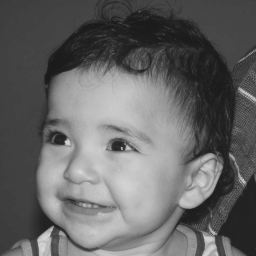
#> input picture PDI/Filtros/imagens/biel.png, 256 x 256 px
$ python 'CCF394 Filtros Cartonizantes.py'   (older library calls are emulated)
#> lines starting #> are read from the running program, lines starting #| are printed output that depends on the picture; after the words box and inside, x2 and y2 are one past the last pixel; in counts of white or black regions, pixels touching at a corner belong together
import cv2
import numpy as np

# Carrega a imagem
img = cv2.imread('imagens/biel.png')
#> img is the input picture: shape (256, 256, 3); min 26, max 219, mean 100.9
img_rgb = cv2.cvtColor(img, cv2.COLOR_BGR2RGB)

# Suaviza com filtro gaussiano (passa-baixa)
blurred = cv2.GaussianBlur(img_rgb, (9, 9), 0)

# Converte para escala de cinza para detecção de bordas
gray = cv2.cvtColor(blurred, cv2.COLOR_RGB2GRAY)

# Detecta bordas com filtro Laplaciano (passa-alta)
edges = cv2.Laplacian(gray, cv2.CV_8U, ksize=5)
_, mask = cv2.threshold(edges, 100, 255, cv2.THRESH_BINARY_INV)
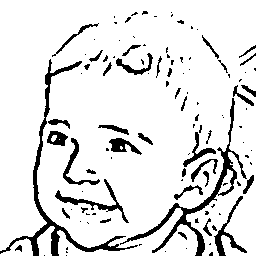
#> mask: shape (256, 256); 88.6% white; 112 black regions (72 under 20 px), largest, box (x1, y1, x2, y2) and area: (0, 59, 138, 256) 1728, (120, 98, 247, 256) 1520, (55, 179, 129, 223) 458

# Aplica a máscara nas regiões suavizadas
cartoon = cv2.bitwise_and(blurred, blurred, mask=mask)

# Exibe o resultado
cv2.imshow('Cartoon Gaussiano + Laplaciano', cv2.cvtColor(cartoon, cv2.COLOR_RGB2BGR))
cv2.waitKey(0)
cv2.destroyAllWindows()


# Suavização com filtro bilateral (preserva bordas)
smooth = cv2.bilateralFilter(img_rgb, d=9, sigmaColor=75, sigmaSpace=75)

# Bordas com Canny
edges = cv2.Canny(smooth, 100, 150)
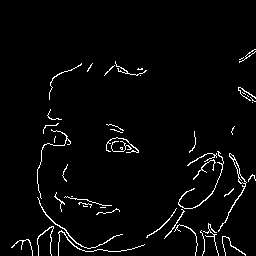
#> edges: shape (256, 256); 3% white in thin lines or dots, all inside (x1, y1, x2, y2) = (11, 49, 256, 256)
edges_inv = cv2.bitwise_not(edges)

# Combina imagem suavizada com bordas
cartoon = cv2.bitwise_and(smooth, smooth, mask=edges_inv)

cv2.imshow('Cartoon Bilateral + Canny', cv2.cvtColor(cartoon, cv2.COLOR_RGB2BGR))
cv2.waitKey(0)
cv2.destroyAllWindows()


from scipy.ndimage import generic_filter

def harmonic_mean_filter(img_gray, size=5):
    return generic_filter(img_gray.astype(np.float32), harmonic, size=(size, size)).astype(np.uint8)


def harmonic(p):
    eps = 1e-8
    return len(p) / np.sum(1.0 / (p + eps))

# Escala de cinza
gray = cv2.cvtColor(img_rgb, cv2.COLOR_RGB2GRAY)

# Suavização com média harmônica
harmonic = harmonic_mean_filter(gray, size=5)
harmonic_color = cv2.cvtColor(harmonic, cv2.COLOR_GRAY2RGB)

# Detecção de bordas com Sobel
sobelx = cv2.Sobel(harmonic, cv2.CV_8U, 1, 0, ksize=5)
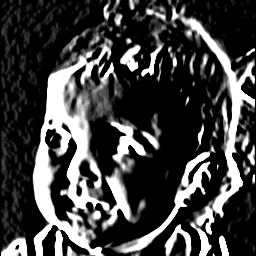
#> sobelx: shape (256, 256); min 0, max 255, mean 65.1
sobely = cv2.Sobel(harmonic, cv2.CV_8U, 0, 1, ksize=5)
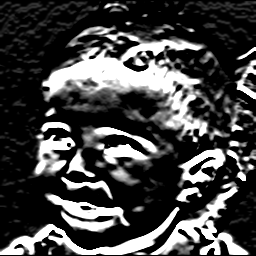
#> sobely: shape (256, 256); min 0, max 255, mean 68.9
sobel = cv2.bitwise_or(sobelx, sobely)
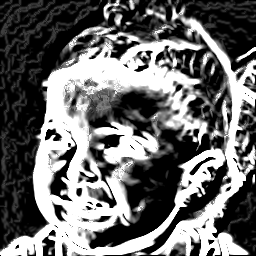
#> sobel: shape (256, 256); min 0, max 255, mean 108.2
_, mask = cv2.threshold(sobel, 80, 255, cv2.THRESH_BINARY_INV)
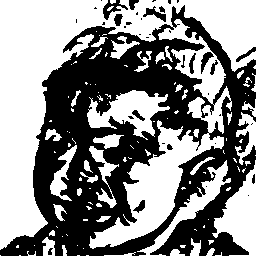
#> mask: shape (256, 256); 53.9% white; 39 black regions (23 under 20 px), largest, box (x1, y1, x2, y2) and area: (0, 5, 256, 256) 29108, (103, 0, 128, 20) 187, (143, 6, 166, 22) 138

# Combina
cartoon = cv2.bitwise_and(harmonic_color, harmonic_color, mask=mask)
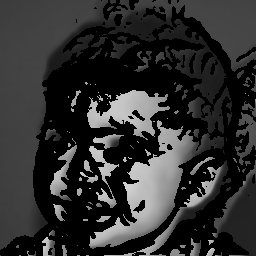
#> cartoon: shape (256, 256, 3); min 0, max 209, mean 47.1

cv2.imshow('Cartoon Harmônica + Sobel', cartoon)
cv2.waitKey(0)
cv2.destroyAllWindows()
